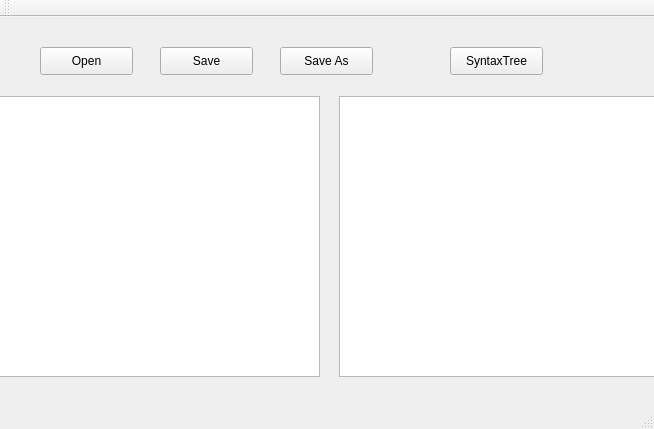
<?xml version="1.0" encoding="UTF-8"?>
<ui version="4.0">
 <class>MainWindow</class>
 <widget class="QMainWindow" name="MainWindow">
  <property name="geometry">
   <rect>
    <x>0</x>
    <y>0</y>
    <width>654</width>
    <height>429</height>
   </rect>
  </property>
  <property name="windowTitle">
   <string>MainWindow</string>
  </property>
  <widget class="QWidget" name="centralWidget">
   <widget class="QPushButton" name="chooseButton">
    <property name="geometry">
     <rect>
      <x>40</x>
      <y>30</y>
      <width>93</width>
      <height>28</height>
     </rect>
    </property>
    <property name="text">
     <string>Open</string>
    </property>
   </widget>
   <widget class="QPushButton" name="saveButton">
    <property name="geometry">
     <rect>
      <x>160</x>
      <y>30</y>
      <width>93</width>
      <height>28</height>
     </rect>
    </property>
    <property name="text">
     <string>Save</string>
    </property>
   </widget>
   <widget class="QPushButton" name="treeButton">
    <property name="geometry">
     <rect>
      <x>450</x>
      <y>30</y>
      <width>93</width>
      <height>28</height>
     </rect>
    </property>
    <property name="text">
     <string>SyntaxTree</string>
    </property>
   </widget>
   <widget class="QWidget" name="widget" native="true">
    <property name="geometry">
     <rect>
      <x>-1</x>
      <y>79</y>
      <width>661</width>
      <height>281</height>
     </rect>
    </property>
    <widget class="QTextBrowser" name="tnyBrowser">
     <property name="geometry">
      <rect>
       <x>0</x>
       <y>0</y>
       <width>321</width>
       <height>281</height>
      </rect>
     </property>
     <property name="readOnly">
      <bool>false</bool>
     </property>
    </widget>
    <widget class="QTextBrowser" name="treeBrowser">
     <property name="geometry">
      <rect>
       <x>340</x>
       <y>0</y>
       <width>321</width>
       <height>281</height>
      </rect>
     </property>
    </widget>
   </widget>
   <widget class="QPushButton" name="saveasButton">
    <property name="geometry">
     <rect>
      <x>280</x>
      <y>30</y>
      <width>93</width>
      <height>28</height>
     </rect>
    </property>
    <property name="text">
     <string>Save As</string>
    </property>
   </widget>
  </widget>
  <widget class="QMenuBar" name="menuBar">
   <property name="geometry">
    <rect>
     <x>0</x>
     <y>0</y>
     <width>654</width>
     <height>26</height>
    </rect>
   </property>
  </widget>
  <widget class="QToolBar" name="mainToolBar">
   <attribute name="toolBarArea">
    <enum>TopToolBarArea</enum>
   </attribute>
   <attribute name="toolBarBreak">
    <bool>false</bool>
   </attribute>
  </widget>
  <widget class="QStatusBar" name="statusBar"/>
 </widget>
 <layoutdefault spacing="6" margin="11"/>
 <resources/>
 <connections/>
</ui>
